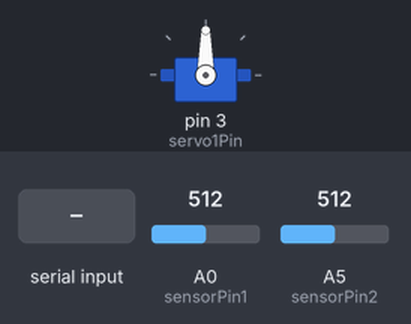
This sketch was run on a simulated Arduino Uno, built with avr-gcc and run on an emulated ATmega328P. On the bench: servo. Inputs (shaded band) come from the test bench; at power-on: A0 (sensorPin1) = 512, A5 (sensorPin2) = 512. What the sketch prints to the serial monitor is not drawn.

Above: at 1.2 s.
1.3 s: "1" received over Serial
At 1.7 s:
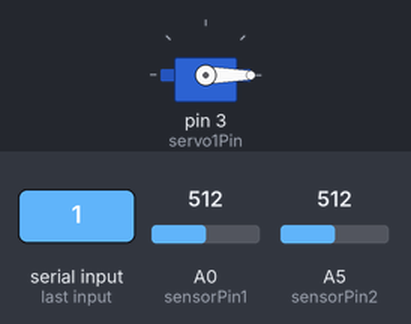
3.4 s: "0" received over Serial
At 3.8 s:
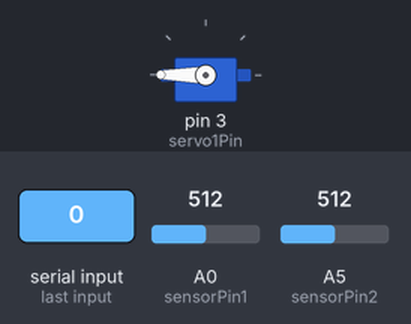
Timing chart, 0 to 6.4 s (numbered marks = the images above; inputs shaded):
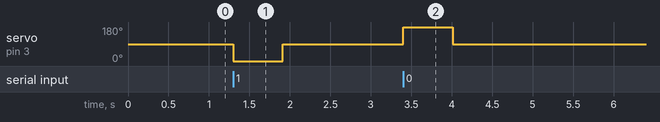

Measured:
- after the input at 1.3 s, servo on pin 3 (servo1Pin): 90° → 0° at once, → 90° 0.61 s later
- after the input at 3.4 s, servo on pin 3 (servo1Pin): 90° → 180° at once, → 90° 0.61 s later

The sketch:

final_aduino.ino
```cpp
#include <Servo.h>

Servo servo1;

const int sensorPin1 = A0;
const int sensorPin2 = A5;
const int servo1Pin = 3;

const unsigned long rotateTime = 600;
unsigned long motorStartTime = 0;


int motorState = 0;

char targetCmd = '0';

void setup() {
  Serial.begin(115200);

  servo1.attach(servo1Pin);
  servo1.write(90);
}

void loop() {
  analogRead(sensorPin1);
  delayMicroseconds(100);
  int raw1 = analogRead(sensorPin1);

  analogRead(sensorPin2);
  delayMicroseconds(100);
  int raw2 = analogRead(sensorPin2);

  Serial.print(raw1);
  Serial.print(",");
  Serial.println(raw2);

  if (Serial.available() > 0) {
    targetCmd = Serial.read();
  }

  if (targetCmd == '1' && motorState == 0) {
    servo1.write(0);
    motorStartTime = millis();
    motorState = 1;
  }

  else if (targetCmd == '0' && motorState == 2) {
    servo1.write(180);
    motorStartTime = millis();
    motorState = 3;
  }


  unsigned long currentTime = millis();


  if (motorState == 1 && (currentTime - motorStartTime >= rotateTime)) {
    servo1.write(90);
    motorState = 2;
  }

  else if (motorState == 3 && (currentTime - motorStartTime >= rotateTime)) {
    servo1.write(90);
    motorState = 0;
  }


  delay(20);
}
```
